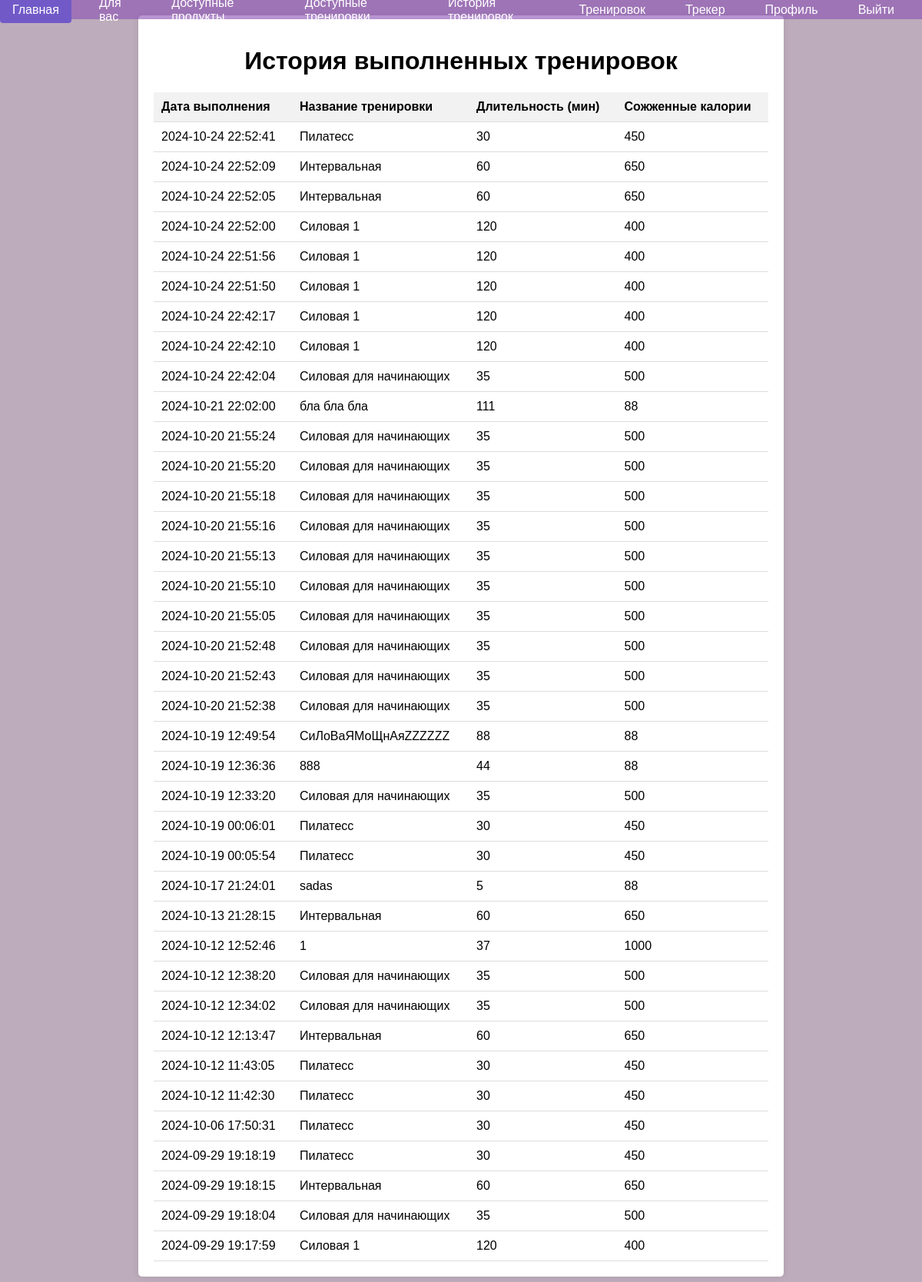
/workout_history.php (signed in), run on the app's committed database.
### tables this page shows
CREATE TABLE `training_executions` (
  `id` int(11) NOT NULL AUTO_INCREMENT,
  `execution_date` datetime DEFAULT current_timestamp(),
  `training_id` int(11) DEFAULT NULL,
  `user_id` int(11) DEFAULT NULL,
  PRIMARY KEY (`id`),
  KEY `training_id` (`training_id`),
  KEY `user_id` (`user_id`),
  CONSTRAINT `training_executions_ibfk_1` FOREIGN KEY (`training_id`) REFERENCES `training_programs` (`id`) ON DELETE SET NULL,
  CONSTRAINT `training_executions_ibfk_2` FOREIGN KEY (`user_id`) REFERENCES `users` (`id`) ON DELETE CASCADE
);

CREATE TABLE `training_programs` (
  `id` int(11) NOT NULL AUTO_INCREMENT,
  `name` varchar(255) DEFAULT NULL,
  `description` text DEFAULT NULL,
  `duration` int(11) DEFAULT NULL,
  `calories_burned` int(11) DEFAULT NULL,
  `training_name` varchar(255) DEFAULT NULL,
  `training_type_id` int(11) DEFAULT NULL,
  `created_by` int(11) DEFAULT NULL,
  `created_at` timestamp NOT NULL DEFAULT current_timestamp(),
  `status` enum('pending','approved','rejected') DEFAULT 'pending',
  PRIMARY KEY (`id`),
  KEY `training_type_id` (`training_type_id`),
  KEY `created_by` (`created_by`),
  CONSTRAINT `training_programs_ibfk_1` FOREIGN KEY (`training_type_id`) REFERENCES `training_types` (`id`) ON DELETE SET NULL,
  CONSTRAINT `training_programs_ibfk_2` FOREIGN KEY (`created_by`) REFERENCES `users` (`id`) ON DELETE CASCADE
);

### workout_history.php (the view, shortened to what this page needs)
<?php
include 'navbar.php';
$user_id = $_SESSION['user_id'];
$stmt = $conn->prepare("
    SELECT te.execution_date, tp.name, tp.description, tp.duration, tp.calories_burned
    FROM training_executions te
    JOIN training_programs tp ON te.training_id = tp.id
    WHERE te.user_id = ?
    ORDER BY te.execution_date DESC
");
$stmt->bind_param("i", $user_id);
$stmt->execute();
$history_result = $stmt->get_result();
$workout_history = $history_result->fetch_all(MYSQLI_ASSOC);
?>
<!DOCTYPE html>
<html lang="ru">
<head>
</head>
<body>
<div class="container">
    <h1>История выполненных тренировок</h1>
    <table>
        <tr>
            <th>Дата выполнения</th>
            <th>Название тренировки</th>
            <th>Длительность (мин)</th>
            <th>Сожженные калории</th>
        </tr>
        <?php if (count($workout_history) > 0): ?>
            <?php foreach ($workout_history as $workout): ?>
                <tr>
                    <td><?php echo htmlspecialchars($workout['execution_date']); ?></td>
                    <td><?php echo htmlspecialchars($workout['name']); ?></td>
                    <td><?php echo htmlspecialchars($workout['duration']); ?></td>
                    <td><?php echo htmlspecialchars($workout['calories_burned']); ?></td>
                </tr>
            <?php endforeach; ?>
        <?php else: ?>
            <tr>
                <td colspan="5">История тренировок пуста.</td>
            </tr>
        <?php endif; ?>
    </table>
</div>
</body>
</html>

### navbar.php (style rules this page uses)
body { margin: 0; padding-top: 50px; }

### workout_history.php (style rules this page uses)
body { font-family: Arial, sans-serif; background-color: #bdacbb; margin: 0; padding: 0; }
.container { width: 80%; max-width: 800px; margin: 20px auto; padding: 20px; background-color: #fff; border-radius: 5px; box-shadow: 0 0 10px rgba(0, 0, 0, 0.1); }
h1 { text-align: center; }
table { width: 100%; border-collapse: collapse; margin-top: 20px; }
th, td { padding: 10px; text-align: left; border-bottom: 1px solid #ddd; }
th { background-color: #f2f2f2; }

### data on the page
training_executions: execution_date "2024-10-24 22:52:41", training.name "Пилатесс", training.duration "30", training.calories_burned "450"
training_executions: execution_date "2024-10-24 22:52:09", training.name "Интервальная", training.duration "60", training.calories_burned "650"
training_executions: execution_date "2024-10-24 22:52:05", training.name "Интервальная", training.duration "60", training.calories_burned "650"
training_executions: execution_date "2024-10-24 22:52:00", training.name "Силовая 1", training.duration "120", training.calories_burned "400"
training_executions: execution_date "2024-10-24 22:51:56", training.name "Силовая 1", training.duration "120", training.calories_burned "400"
training_executions: execution_date "2024-10-24 22:51:50", training.name "Силовая 1", training.duration "120", training.calories_burned "400"
training_executions: execution_date "2024-10-24 22:42:17", training.name "Силовая 1", training.duration "120", training.calories_burned "400"
training_executions: execution_date "2024-10-24 22:42:10", training.name "Силовая 1", training.duration "120", training.calories_burned "400"
training_executions: execution_date "2024-10-24 22:42:04", training.name "Силовая для начинающих", training.duration "35", training.calories_burned "500"
training_executions: execution_date "2024-10-21 22:02:00", training.name "бла бла бла", training.duration "111", training.calories_burned "88"
training_executions: execution_date "2024-10-20 21:55:24", training.name "Силовая для начинающих", training.duration "35", training.calories_burned "500"
training_executions: execution_date "2024-10-20 21:55:20", training.name "Силовая для начинающих", training.duration "35", training.calories_burned "500"
training_executions: execution_date "2024-10-20 21:55:18", training.name "Силовая для начинающих", training.duration "35", training.calories_burned "500"
training_executions: execution_date "2024-10-20 21:55:16", training.name "Силовая для начинающих", training.duration "35", training.calories_burned "500"
training_executions: execution_date "2024-10-20 21:55:13", training.name "Силовая для начинающих", training.duration "35", training.calories_burned "500"
training_executions: execution_date "2024-10-20 21:55:10", training.name "Силовая для начинающих", training.duration "35", training.calories_burned "500"
training_executions: execution_date "2024-10-20 21:55:05", training.name "Силовая для начинающих", training.duration "35", training.calories_burned "500"
training_executions: execution_date "2024-10-20 21:52:48", training.name "Силовая для начинающих", training.duration "35", training.calories_burned "500"
training_executions: execution_date "2024-10-20 21:52:43", training.name "Силовая для начинающих", training.duration "35", training.calories_burned "500"
training_executions: execution_date "2024-10-20 21:52:38", training.name "Силовая для начинающих", training.duration "35", training.calories_burned "500"
training_executions: execution_date "2024-10-19 12:49:54", training.name "СиЛоВаЯМоЩнАяZZZZZZ", training.duration "88", training.calories_burned "88"
training_executions: execution_date "2024-10-19 12:36:36", training.name "888", training.duration "44", training.calories_burned "88"
training_executions: execution_date "2024-10-19 12:33:20", training.name "Силовая для начинающих", training.duration "35", training.calories_burned "500"
training_executions: execution_date "2024-10-19 00:06:01", training.name "Пилатесс", training.duration "30", training.calories_burned "450"
training_executions: execution_date "2024-10-19 00:05:54", training.name "Пилатесс", training.duration "30", training.calories_burned "450"
training_executions: execution_date "2024-10-17 21:24:01", training.name "sadas", training.duration "5", training.calories_burned "88"
training_executions: execution_date "2024-10-13 21:28:15", training.name "Интервальная", training.duration "60", training.calories_burned "650"
training_executions: execution_date "2024-10-12 12:52:46", training.name "1", training.duration "37", training.calories_burned "1000"
training_executions: execution_date "2024-10-12 12:38:20", training.name "Силовая для начинающих", training.duration "35", training.calories_burned "500"
training_executions: execution_date "2024-10-12 12:34:02", training.name "Силовая для начинающих", training.duration "35", training.calories_burned "500"
training_executions: execution_date "2024-10-12 12:13:47", training.name "Интервальная", training.duration "60", training.calories_burned "650"
training_executions: execution_date "2024-10-12 11:43:05", training.name "Пилатесс", training.duration "30", training.calories_burned "450"
training_executions: execution_date "2024-10-12 11:42:30", training.name "Пилатесс", training.duration "30", training.calories_burned "450"
training_executions: execution_date "2024-10-06 17:50:31", training.name "Пилатесс", training.duration "30", training.calories_burned "450"
training_executions: execution_date "2024-09-29 19:18:19", training.name "Пилатесс", training.duration "30", training.calories_burned "450"
training_executions: execution_date "2024-09-29 19:18:15", training.name "Интервальная", training.duration "60", training.calories_burned "650"
training_executions: execution_date "2024-09-29 19:18:04", training.name "Силовая для начинающих", training.duration "35", training.calories_burned "500"
training_executions: execution_date "2024-09-29 19:17:59", training.name "Силовая 1", training.duration "120", training.calories_burned "400"
